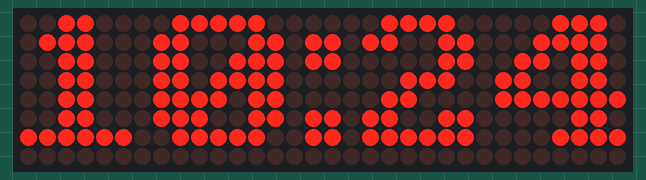
Simulated run of this program. Board: Raspberry Pi (BCM pin numbers). Shown: 32×8 LED matrix. The clock reads 2024-03-15 10:24:30 at power-on unless the program sets it; threads take turns every 2 ms.

Above: at 0.1 s.
At 30.1 s:
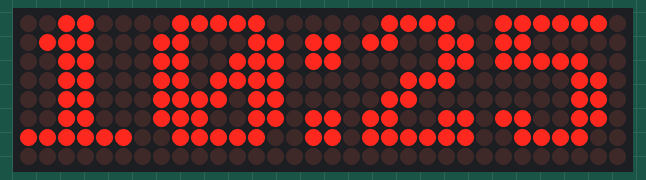
At 90.2 s:
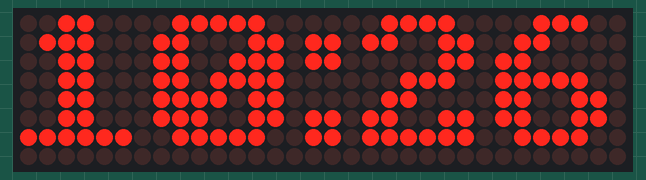

The program:

hour.py
```python
import time
import datetime

from threading import Thread
from luma.led_matrix.device import max7219
from luma.core.interface.serial import spi, noop
from luma.core.render import canvas
from luma.core.legacy import text
from luma.core.legacy.font import proportional, CP437_FONT
from luma.core.virtual import viewport

serial = spi(port=0, device=0, gpio=noop())
device = max7219(serial,cascaded=4,block_orientation=-90, rotate = 2)
virtual = viewport(device, width=142, height=8)

def displayHour():
    hour = ""
    while True:
        hour = datetime.datetime.now().strftime("%H:%M")
        with canvas(virtual) as draw:
            text(draw, (0, 0), hour, fill="white", font=proportional(CP437_FONT))
        time.sleep(1)

if __name__ == "__main__":
    t1 = Thread(target = displayHour)
    t1.setDaemon(True)
    t1.start()

    try:
        while True:
            time.sleep(1)
    except KeyboardInterrupt:
        exit(1)
```

Measured:
- what the display in image 1 shows lasts 60.1 s, from 30.1 s to 90.2 s
